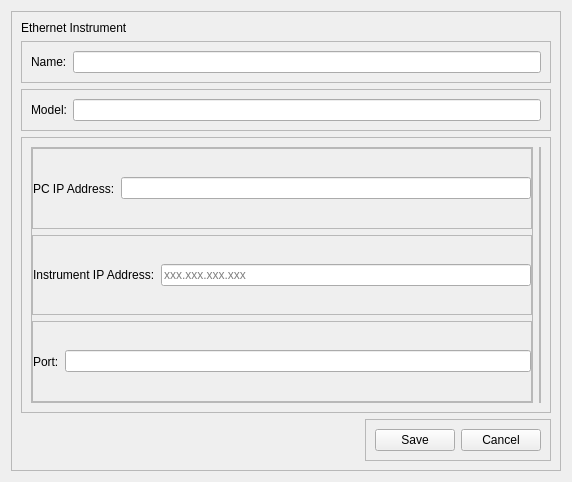
<?xml version="1.0" encoding="UTF-8"?>
<ui version="4.0">
 <class>Form</class>
 <widget class="QWidget" name="Form">
  <property name="geometry">
   <rect>
    <x>0</x>
    <y>0</y>
    <width>572</width>
    <height>482</height>
   </rect>
  </property>
  <property name="windowTitle">
   <string>Form</string>
  </property>
  <layout class="QHBoxLayout" name="horizontalLayout_2">
   <item>
    <widget class="QFrame" name="frame_16">
     <property name="frameShape">
      <enum>QFrame::StyledPanel</enum>
     </property>
     <property name="frameShadow">
      <enum>QFrame::Raised</enum>
     </property>
     <layout class="QVBoxLayout" name="verticalLayout_3">
      <item>
       <widget class="QLabel" name="label">
        <property name="sizePolicy">
         <sizepolicy hsizetype="Preferred" vsizetype="Maximum">
          <horstretch>0</horstretch>
          <verstretch>0</verstretch>
         </sizepolicy>
        </property>
        <property name="text">
         <string>Ethernet Instrument</string>
        </property>
       </widget>
      </item>
      <item>
       <widget class="QFrame" name="frame_7">
        <property name="sizePolicy">
         <sizepolicy hsizetype="Preferred" vsizetype="Maximum">
          <horstretch>0</horstretch>
          <verstretch>0</verstretch>
         </sizepolicy>
        </property>
        <property name="frameShape">
         <enum>QFrame::StyledPanel</enum>
        </property>
        <property name="frameShadow">
         <enum>QFrame::Raised</enum>
        </property>
        <layout class="QHBoxLayout" name="horizontalLayout_7">
         <item>
          <widget class="QLabel" name="label_2">
           <property name="text">
            <string>Name:</string>
           </property>
          </widget>
         </item>
         <item>
          <widget class="QLineEdit" name="nameLineEdit"/>
         </item>
        </layout>
       </widget>
      </item>
      <item>
       <widget class="QFrame" name="frame_10">
        <property name="sizePolicy">
         <sizepolicy hsizetype="Preferred" vsizetype="Maximum">
          <horstretch>0</horstretch>
          <verstretch>0</verstretch>
         </sizepolicy>
        </property>
        <property name="frameShape">
         <enum>QFrame::StyledPanel</enum>
        </property>
        <property name="frameShadow">
         <enum>QFrame::Raised</enum>
        </property>
        <layout class="QHBoxLayout" name="horizontalLayout_10">
         <item>
          <widget class="QLabel" name="label_6">
           <property name="text">
            <string>Model:</string>
           </property>
          </widget>
         </item>
         <item>
          <widget class="QLineEdit" name="modelLineEdit"/>
         </item>
        </layout>
       </widget>
      </item>
      <item>
       <widget class="QFrame" name="frame_15">
        <property name="frameShape">
         <enum>QFrame::StyledPanel</enum>
        </property>
        <property name="frameShadow">
         <enum>QFrame::Raised</enum>
        </property>
        <layout class="QHBoxLayout" name="horizontalLayout_13">
         <item>
          <widget class="QFrame" name="frame_14">
           <property name="frameShape">
            <enum>QFrame::StyledPanel</enum>
           </property>
           <property name="frameShadow">
            <enum>QFrame::Raised</enum>
           </property>
           <layout class="QVBoxLayout" name="verticalLayout_2">
            <property name="leftMargin">
             <number>0</number>
            </property>
            <property name="topMargin">
             <number>0</number>
            </property>
            <property name="rightMargin">
             <number>0</number>
            </property>
            <property name="bottomMargin">
             <number>0</number>
            </property>
            <item>
             <widget class="QFrame" name="frame">
              <property name="frameShape">
               <enum>QFrame::StyledPanel</enum>
              </property>
              <property name="frameShadow">
               <enum>QFrame::Raised</enum>
              </property>
              <layout class="QHBoxLayout" name="horizontalLayout">
               <property name="leftMargin">
                <number>0</number>
               </property>
               <property name="topMargin">
                <number>0</number>
               </property>
               <property name="rightMargin">
                <number>0</number>
               </property>
               <property name="bottomMargin">
                <number>0</number>
               </property>
               <item>
                <widget class="QLabel" name="label_5">
                 <property name="text">
                  <string>PC IP Address:</string>
                 </property>
                </widget>
               </item>
               <item>
                <widget class="QLineEdit" name="pcIpAddressLineEdit">
                 <property name="readOnly">
                  <bool>true</bool>
                 </property>
                </widget>
               </item>
              </layout>
             </widget>
            </item>
            <item>
             <widget class="QFrame" name="frame_9">
              <property name="frameShape">
               <enum>QFrame::StyledPanel</enum>
              </property>
              <property name="frameShadow">
               <enum>QFrame::Raised</enum>
              </property>
              <layout class="QHBoxLayout" name="horizontalLayout_9">
               <property name="leftMargin">
                <number>0</number>
               </property>
               <property name="topMargin">
                <number>0</number>
               </property>
               <property name="rightMargin">
                <number>0</number>
               </property>
               <property name="bottomMargin">
                <number>0</number>
               </property>
               <item>
                <widget class="QLabel" name="label_4">
                 <property name="text">
                  <string>Instrument IP Address:</string>
                 </property>
                </widget>
               </item>
               <item>
                <widget class="QLineEdit" name="instIpAddressLineEdit">
                 <property name="placeholderText">
                  <string>xxx.xxx.xxx.xxx</string>
                 </property>
                </widget>
               </item>
              </layout>
             </widget>
            </item>
            <item>
             <widget class="QFrame" name="frame_8">
              <property name="frameShape">
               <enum>QFrame::StyledPanel</enum>
              </property>
              <property name="frameShadow">
               <enum>QFrame::Raised</enum>
              </property>
              <layout class="QHBoxLayout" name="horizontalLayout_8">
               <property name="leftMargin">
                <number>0</number>
               </property>
               <property name="topMargin">
                <number>0</number>
               </property>
               <property name="rightMargin">
                <number>0</number>
               </property>
               <property name="bottomMargin">
                <number>0</number>
               </property>
               <item>
                <widget class="QLabel" name="label_3">
                 <property name="text">
                  <string>Port:</string>
                 </property>
                </widget>
               </item>
               <item>
                <widget class="QLineEdit" name="portLineEdit"/>
               </item>
              </layout>
             </widget>
            </item>
           </layout>
          </widget>
         </item>
         <item>
          <widget class="QFrame" name="frame_13">
           <property name="frameShape">
            <enum>QFrame::StyledPanel</enum>
           </property>
           <property name="frameShadow">
            <enum>QFrame::Raised</enum>
           </property>
           <layout class="QVBoxLayout" name="verticalLayout">
            <property name="leftMargin">
             <number>0</number>
            </property>
            <property name="topMargin">
             <number>0</number>
            </property>
            <property name="rightMargin">
             <number>0</number>
            </property>
           </layout>
          </widget>
         </item>
        </layout>
       </widget>
      </item>
      <item alignment="Qt::AlignRight">
       <widget class="QFrame" name="frame_12">
        <property name="sizePolicy">
         <sizepolicy hsizetype="Preferred" vsizetype="Maximum">
          <horstretch>0</horstretch>
          <verstretch>0</verstretch>
         </sizepolicy>
        </property>
        <property name="frameShape">
         <enum>QFrame::StyledPanel</enum>
        </property>
        <property name="frameShadow">
         <enum>QFrame::Raised</enum>
        </property>
        <layout class="QHBoxLayout" name="horizontalLayout_12">
         <item>
          <widget class="QPushButton" name="saveButton">
           <property name="text">
            <string>Save</string>
           </property>
          </widget>
         </item>
         <item>
          <widget class="QPushButton" name="cancelButton">
           <property name="text">
            <string>Cancel</string>
           </property>
          </widget>
         </item>
        </layout>
       </widget>
      </item>
     </layout>
    </widget>
   </item>
  </layout>
 </widget>
 <resources/>
 <connections/>
</ui>
